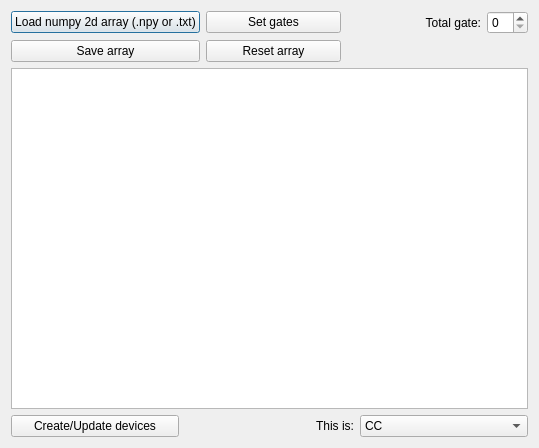
<?xml version="1.0" encoding="UTF-8"?>
<ui version="4.0">
 <class>Dialog</class>
 <widget class="QDialog" name="Dialog">
  <property name="geometry">
   <rect>
    <x>0</x>
    <y>0</y>
    <width>539</width>
    <height>448</height>
   </rect>
  </property>
  <property name="windowTitle">
   <string>Dialog</string>
  </property>
  <layout class="QVBoxLayout" name="verticalLayout">
   <item>
    <layout class="QGridLayout" name="gridLayout">
     <item row="0" column="0">
      <widget class="QPushButton" name="cap_load_btn">
       <property name="toolTip">
        <string/>
       </property>
       <property name="toolTipDuration">
        <number>10</number>
       </property>
       <property name="text">
        <string>Load numpy 2d array (.npy or .txt)</string>
       </property>
      </widget>
     </item>
     <item row="0" column="2">
      <widget class="QLabel" name="label_5">
       <property name="text">
        <string>Total gate:</string>
       </property>
       <property name="alignment">
        <set>Qt::AlignRight|Qt::AlignTrailing|Qt::AlignVCenter</set>
       </property>
      </widget>
     </item>
     <item row="0" column="3">
      <widget class="QSpinBox" name="cap_gate_num">
       <property name="sizePolicy">
        <sizepolicy hsizetype="Maximum" vsizetype="Fixed">
         <horstretch>0</horstretch>
         <verstretch>0</verstretch>
        </sizepolicy>
       </property>
      </widget>
     </item>
     <item row="0" column="1">
      <widget class="QPushButton" name="cap_set_gates">
       <property name="text">
        <string>Set gates</string>
       </property>
      </widget>
     </item>
     <item row="1" column="0">
      <widget class="QPushButton" name="cap_save">
       <property name="text">
        <string>Save array</string>
       </property>
      </widget>
     </item>
     <item row="1" column="1">
      <widget class="QPushButton" name="cap_reset">
       <property name="text">
        <string>Reset array</string>
       </property>
      </widget>
     </item>
    </layout>
   </item>
   <item>
    <widget class="QTableWidget" name="cap_table">
     <property name="sizeAdjustPolicy">
      <enum>QAbstractScrollArea::AdjustToContents</enum>
     </property>
     <attribute name="horizontalHeaderVisible">
      <bool>false</bool>
     </attribute>
     <attribute name="horizontalHeaderHighlightSections">
      <bool>false</bool>
     </attribute>
     <attribute name="verticalHeaderHighlightSections">
      <bool>false</bool>
     </attribute>
     <attribute name="verticalHeaderShowSortIndicator" stdset="0">
      <bool>false</bool>
     </attribute>
     <attribute name="verticalHeaderStretchLastSection">
      <bool>false</bool>
     </attribute>
    </widget>
   </item>
   <item>
    <layout class="QHBoxLayout" name="cap_header_hbox">
     <item>
      <widget class="QPushButton" name="cap_create">
       <property name="text">
        <string>Create/Update devices</string>
       </property>
      </widget>
     </item>
     <item>
      <widget class="QLabel" name="label_6">
       <property name="text">
        <string>This is:</string>
       </property>
       <property name="alignment">
        <set>Qt::AlignRight|Qt::AlignTrailing|Qt::AlignVCenter</set>
       </property>
      </widget>
     </item>
     <item>
      <widget class="QComboBox" name="cap_type">
       <item>
        <property name="text">
         <string>CC</string>
        </property>
       </item>
       <item>
        <property name="text">
         <string>CC⁻¹</string>
        </property>
       </item>
      </widget>
     </item>
    </layout>
   </item>
  </layout>
 </widget>
 <resources/>
 <connections/>
</ui>
